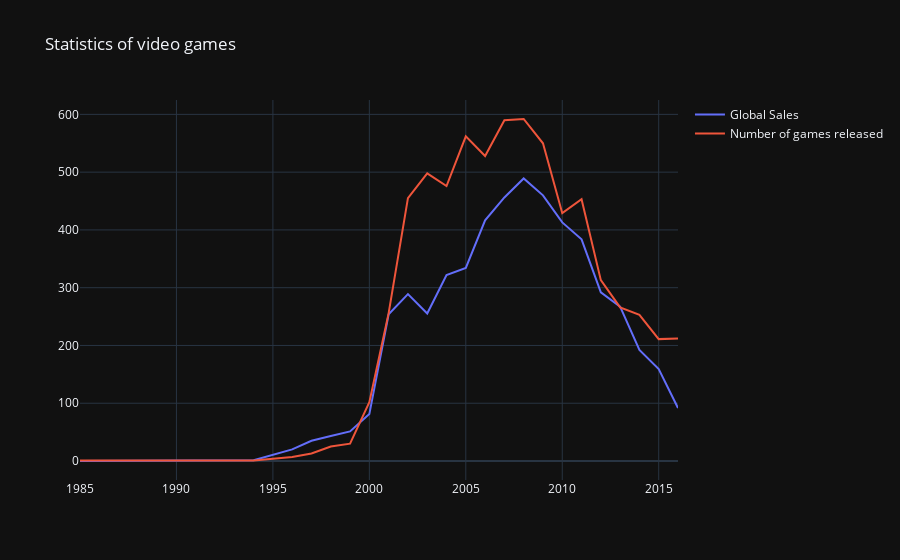

The code cell stored with this chart in its notebook:
### Markdown cell above
В `Plotly` будується візуалізація об'єкта `Figure`, який складається з даних (масив ліній `traces`) і оформлення/стилю, за який відповідає об'єкт `layout`. У простих випадках можна викликати функцію `iplot` і просто від масиву` traces`.

### Code cell
trace0 = go.Scatter(
    x=years_df.index,
    y=years_df.Global_Sales,
    name='Global Sales'
)

trace1 = go.Scatter(
    x=years_df.index,
    y=years_df.Number_of_Games,
    name='Number of games released'
)

data = [trace0, trace1]
layout = {'title': 'Statistics of video games'}

fig = go.Figure(data=data, layout=layout)

iplot(fig, show_link=False)

### Figure 1 — Plotly figure (JSON) as saved in the notebook; plotly's stock layout.template omitted (floating-point values rounded to 4 significant figures)
{"data": [{"name": "Global Sales", "x": [1985, 1988, 1992, 1994, 1996, 1997, 1998, 1999, 2000, 2001, 2002, 2003, 2004, 2005, 2006, 2007, 2008, 2009, 2010, 2011, 2012, 2013, 2014, 2015, 2016], "y": [0.03, 0.03, 0.03, 1.27, 20.1, 35.01, 43.18, 51.17, 81.24, 253.9, 288.8, 255.3, 321.8, 334.3, 416.7, 456.2, 489.1, 459.9, 413.0, 383.7, 291.9, 267.2, 192.4, 159.2, 91.56], "type": "scatter"}, {"name": "Number of games released", "x": [1985, 1988, 1992, 1994, 1996, 1997, 1998, 1999, 2000, 2001, 2002, 2003, 2004, 2005, 2006, 2007, 2008, 2009, 2010, 2011, 2012, 2013, 2014, 2015, 2016], "y": [1, 1, 1, 1, 7, 13, 25, 30, 102, 256, 455, 498, 476, 562, 528, 590, 592, 550, 429, 453, 313, 266, 253, 211, 212], "type": "scatter"}], "layout": {"title": {"text": "Statistics of video games"}}}
